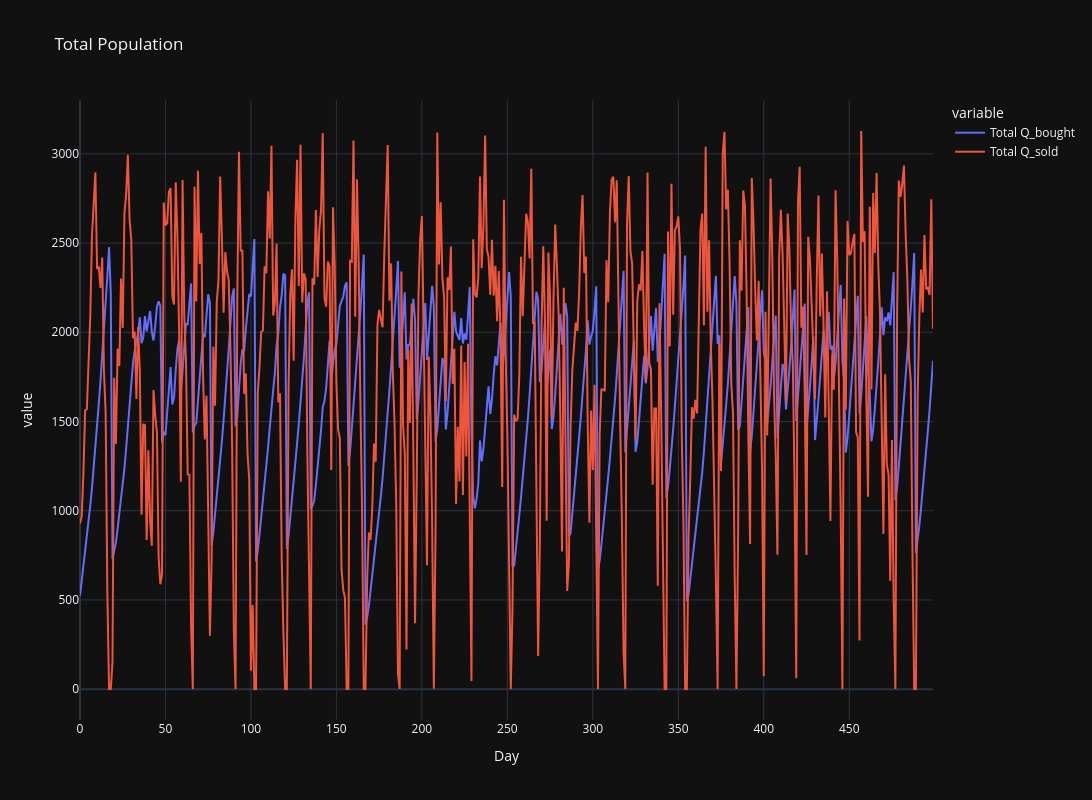
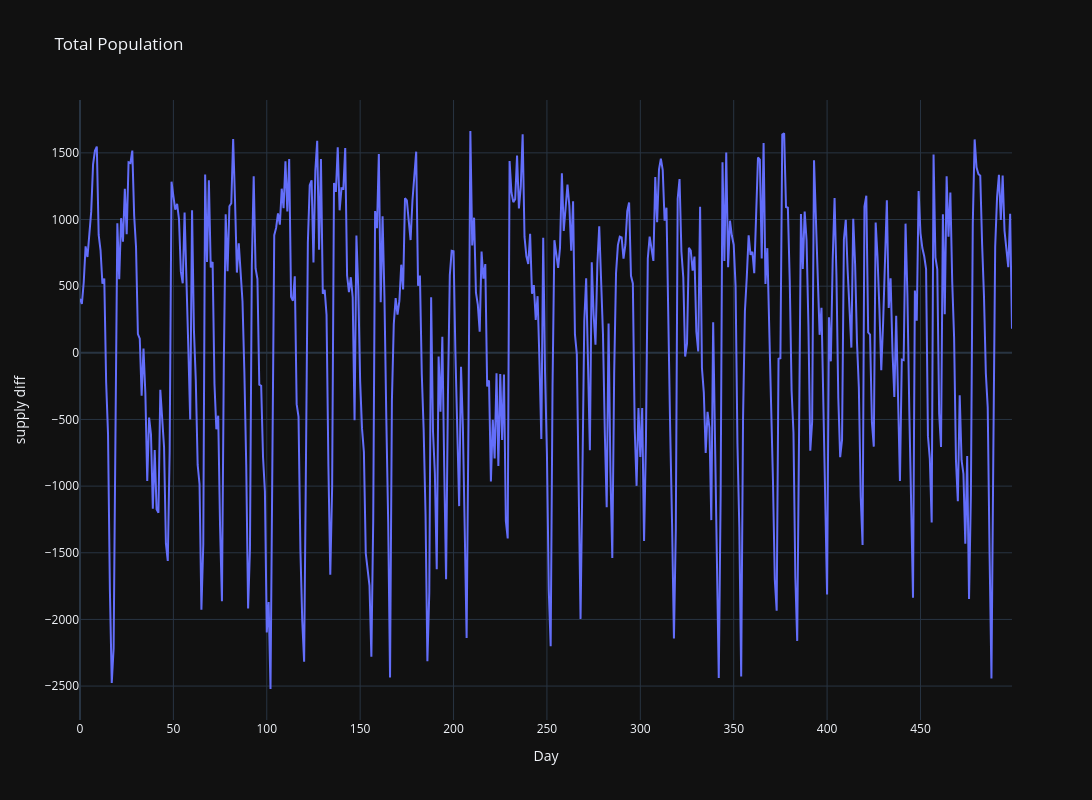

These figures' notebook cell, in order:
### Code cell
fig.show()
fig = px.line(df, x="Day", y='supply diff', title="supply diff")
fig.update_layout(width=1200, height=800)

fig.show()

### Figure 1 — Plotly figure (JSON) as saved in the notebook; plotly's stock layout.template omitted (floating-point values rounded to 4 significant figures; data arrays with more than 128 entries replaced by an {"elided": "..."} marker saying what was removed)
{"data": [{"hovertemplate": "variable=Total Q_bought<br>Day=%{x}<br>value=%{y}<extra></extra>", "legendgroup": "Total Q_bought", "line": {"color": "#636efa", "dash": "solid"}, "marker": {"symbol": "circle"}, "mode": "lines", "name": "Total Q_bought", "orientation": "v", "showlegend": true, "x": {"elided": "500 int values"}, "xaxis": "x", "y": {"elided": "500 int values"}, "yaxis": "y", "type": "scatter"}, {"hovertemplate": "variable=Total Q_sold<br>Day=%{x}<br>value=%{y}<extra></extra>", "legendgroup": "Total Q_sold", "line": {"color": "#EF553B", "dash": "solid"}, "marker": {"symbol": "circle"}, "mode": "lines", "name": "Total Q_sold", "orientation": "v", "showlegend": true, "x": {"elided": "500 int values"}, "xaxis": "x", "y": {"elided": "500 int values"}, "yaxis": "y", "type": "scatter"}], "layout": {"xaxis": {"anchor": "y", "domain": [0.0, 1.0], "title": {"text": "Day"}}, "yaxis": {"anchor": "x", "domain": [0.0, 1.0], "title": {"text": "value"}}, "legend": {"title": {"text": "variable"}, "tracegroupgap": 0}, "title": {"text": "Total Population"}, "width": 1200, "height": 800}}

### Figure 2 — Plotly figure (JSON) as saved in the notebook; plotly's stock layout.template omitted (floating-point values rounded to 4 significant figures; data arrays with more than 128 entries replaced by an {"elided": "..."} marker saying what was removed)
{"data": [{"hovertemplate": "Day=%{x}<br>supply diff=%{y}<extra></extra>", "legendgroup": "", "line": {"color": "#636efa", "dash": "solid"}, "marker": {"symbol": "circle"}, "mode": "lines", "name": "", "orientation": "v", "showlegend": false, "x": {"elided": "500 int values"}, "xaxis": "x", "y": {"elided": "500 int values"}, "yaxis": "y", "type": "scatter"}], "layout": {"xaxis": {"anchor": "y", "domain": [0.0, 1.0], "title": {"text": "Day"}}, "yaxis": {"anchor": "x", "domain": [0.0, 1.0], "title": {"text": "supply diff"}}, "legend": {"tracegroupgap": 0}, "title": {"text": "Total Population"}, "width": 1200, "height": 800}}
